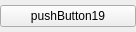
<?xml version="1.0" encoding="UTF-8"?>
<ui version="4.0">
 <class>UI_ColorButton</class>
 <widget class="QWidget" name="UI_ColorButton">
  <property name="geometry">
   <rect>
    <x>0</x>
    <y>0</y>
    <width>136</width>
    <height>32</height>
   </rect>
  </property>
  <property name="sizePolicy">
   <sizepolicy hsizetype="Minimum" vsizetype="Fixed">
    <horstretch>0</horstretch>
    <verstretch>0</verstretch>
   </sizepolicy>
  </property>
  <property name="windowTitle">
   <string>Form1</string>
  </property>
  <layout class="QHBoxLayout">
   <property name="spacing">
    <number>0</number>
   </property>
   <property name="margin">
    <number>0</number>
   </property>
   <item>
    <widget class="QPushButton" name="button">
     <property name="sizePolicy">
      <sizepolicy hsizetype="Minimum" vsizetype="Fixed">
       <horstretch>1</horstretch>
       <verstretch>0</verstretch>
      </sizepolicy>
     </property>
     <property name="text">
      <string>pushButton19</string>
     </property>
    </widget>
   </item>
  </layout>
 </widget>
 <layoutdefault spacing="6" margin="11"/>
 <resources/>
 <connections/>
</ui>
